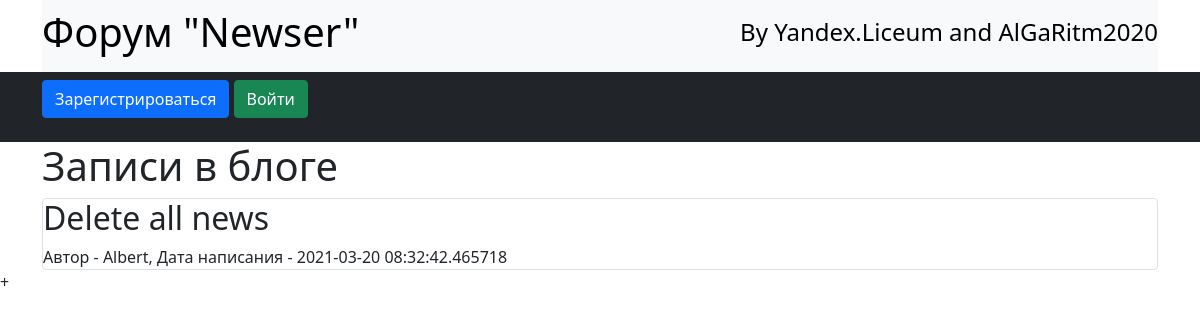
Before: / with the older database file.
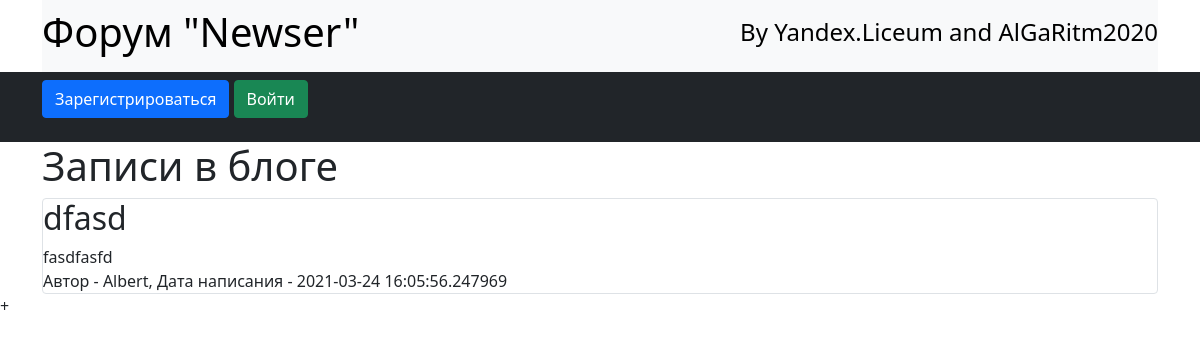
After: the same page with the newer database file.
### data/news.py (models this page shows)
class News(SqlAlchemyBase, SerializerMixin):
    __tablename__ = 'news'
    id = sqlalchemy.Column(sqlalchemy.Integer,
                           primary_key=True, autoincrement=True)
    title = sqlalchemy.Column(sqlalchemy.String, nullable=True)
    content = sqlalchemy.Column(sqlalchemy.String, nullable=True)
    created_date = sqlalchemy.Column(sqlalchemy.DateTime,
                                     default=datetime.datetime.now)
    is_private = sqlalchemy.Column(sqlalchemy.Boolean, default=True)
    user_id = sqlalchemy.Column(sqlalchemy.Integer,
                                sqlalchemy.ForeignKey("users.id"))
    user = orm.relation('User')
    categories = orm.relation("Category",
                              secondary="association",
                              backref="news")

### data/users.py (models this page shows, shortened)
class User(SqlAlchemyBase, UserMixin, SerializerMixin):
    __tablename__ = 'users'
    id = sqlalchemy.Column(sqlalchemy.Integer,
                           primary_key=True, autoincrement=True)
    name = sqlalchemy.Column(sqlalchemy.String, nullable=True)
    about = sqlalchemy.Column(sqlalchemy.String, nullable=True)
    email = sqlalchemy.Column(sqlalchemy.String,
                              index=True, unique=True, nullable=True)
    hashed_password = sqlalchemy.Column(sqlalchemy.String, nullable=True)
    created_date = sqlalchemy.Column(sqlalchemy.DateTime,
                                     default=datetime.datetime.now)
    news = orm.relation("News", back_populates='user')

### main.py (the view)
@app.route("/")
def home_page():
    db_sess = db_session.create_session()
    if current_user.is_authenticated:
        news = db_sess.query(News).filter(
            (News.user == current_user) | (News.is_private != True))
    else:
        news = db_sess.query(News).filter(News.is_private != True)
    return render_template("index.html", news=news)

### data/db_session.py (called while the page is built)
def create_session() -> Session:
    global __factory
    return __factory()

### templates/index.html (shortened to what this page needs)
{% extends "base.html" %}
{% block content %}
<h1>Записи в блоге</h1>
{% for item in news%}
<div class="col-md6 border rounded">
    <h2>{{item.title}}</h2>
    <div>
        {{item.content}}
    </div>
    <div>
        Автор - {{item.user.name}}, Дата написания - {{item.created_date}}
    </div>
</div>
{% endfor %}
{% endblock %}

### templates/base.html (shortened to what this page needs)
<!doctype html>
<html lang="en">
  <head>
    <link href="https://cdn.jsdelivr.net/npm/bootstrap@5.0.0-beta2/dist/css/bootstrap.min.css" rel="stylesheet">
    <link rel="stylesheet" type="text/css" href='../static/css/style.css'>
  </head>
  <body>
  <div class="container">
  <nav class="navbar navbar-light bg-light">
    <h1 class='header header-primary'>Форум "Newser"</h1>
    <h4 class='header'>By Yandex.Liceum and AlGaRitm2020</h4>
  </nav>
  </div>
  <nav class="navbar bg-dark navbar-dark">
    <div class="container">
    {% if current_user.is_authenticated %}
    <a class="navbar-brand" href="/logout">{{ current_user.name }}</a>
{% else %}
    <p>
        <a class="btn btn-primary " href="/register">Зарегистрироваться</a>
        <a class="btn btn-success" href="/login">Войти</a>
    </p>
{% endif %}
      </div>
  </nav>
  <div class="container">
      {% block content %}{% endblock %}
  </div>
  </body>
</html>+

### static/css/style.css (style rules this page uses)
* { margin: 0; padding: 0; box-sizing: border-box; }
.header { color: #000000; font-weight: normal; text-align: center; }

Changed rows visible on the page:
removed News: title "Delete all news", user.name "Albert", created_date "2021-03-20 08:32:42.465718"
added News: title "dfasd", content "fasdfasfd", user.name "Albert", created_date "2021-03-24 16:05:56.247969"
